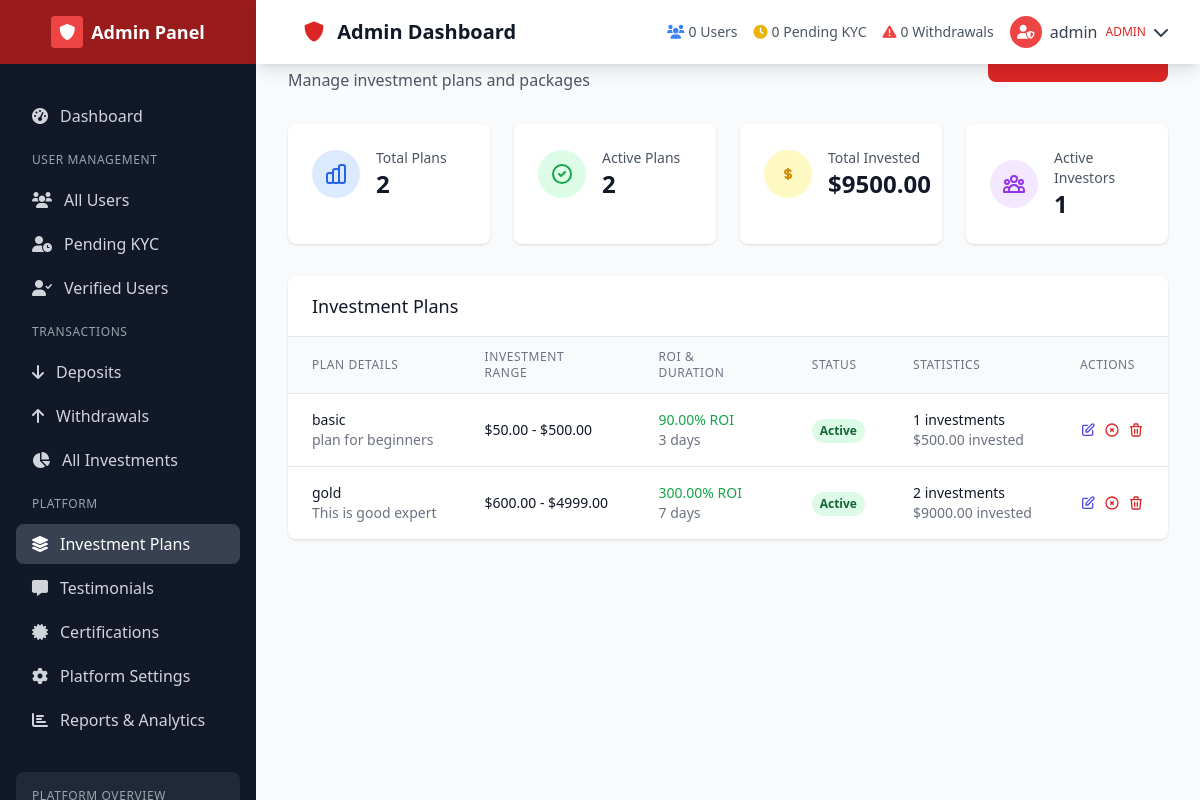
The page /admin-panel/investment-plans/ (signed in) on the database its author committed.
### accounts/models.py (models this page shows, shortened)
class CustomUser(AbstractUser):
    email = models.EmailField(unique=True)
    full_name = models.CharField(max_length=100)
    is_verified = models.BooleanField(default=False)
    is_approved = models.BooleanField(default=False)
    registration_step = models.IntegerField(default=1)  # 1 or 2
    created_at = models.DateTimeField(auto_now_add=True)
    updated_at = models.DateTimeField(auto_now=True)
    USERNAME_FIELD = 'username'
    REQUIRED_FIELDS = ['email', 'full_name']

### transactions/models.py (models this page shows, shortened)
class InvestmentPlan(models.Model):
    name = models.CharField(max_length=100)
    description = models.TextField()
    minimum_amount = models.DecimalField(max_digits=15, decimal_places=2)
    maximum_amount = models.DecimalField(max_digits=15, decimal_places=2)
    roi_percentage = models.DecimalField(max_digits=5, decimal_places=2)  # e.g., 15.50 for 15.5%
    duration_days = models.IntegerField()  # Investment duration in days
    is_active = models.BooleanField(default=True)
    created_at = models.DateTimeField(auto_now_add=True)

### admin_panel/views.py (the view, shortened to what this page needs)
# urls.py: path('investment-plans/', views.manage_investment_plans, name='manage_investment_plans'),
@admin_required
def manage_investment_plans(request):
    plans = InvestmentPlan.objects.all().order_by('minimum_amount')
    for plan in plans:
        plan.total_investments = Investment.objects.filter(plan=plan).count()
        plan.total_invested = Investment.objects.filter(plan=plan).aggregate(Sum('amount'))['amount__sum'] or 0
    active_plans = plans.filter(is_active=True).count()
    total_invested = Investment.objects.aggregate(Sum('amount'))['amount__sum'] or 0
    active_investors = Investment.objects.filter(status='active').values('user').distinct().count()
    context = {
        'plans': plans,
        'active_plans': active_plans,
        'total_invested': total_invested,
        'active_investors': active_investors,
    }
    return render(request, 'admin_panel/investment_plans.html', context)

### admin_panel/context_processors.py (called while the page is built)
def investment_stats(request):
    if request.user.is_authenticated and request.user.is_staff:
        return {
            'investment_stats': calculate_investment_stats()
        }
    return {}

### core/context_processors.py (called while the page is built)
def site_settings(request):
    try:
        settings = SiteSettings.objects.first()
    except SiteSettings.DoesNotExist:
        settings = None
    return {'site_settings': settings}

def currency_rates(request):
    rates = {}
    try:
        currency_rates = CurrencyRate.objects.all()
        for rate in currency_rates:
            rates[rate.currency_code] = rate.rate_usd
    except:
        pass
    return {'currency_rates': rates}

### templates/admin_panel/investment_plans.html (shortened to what this page needs)
{% extends 'admin_panel/base.html' %}
{% load static %}
{% block content %}
<div class="min-h-screen bg-gray-50 py-6">
    <div class="max-w-7xl mx-auto px-4 sm:px-6 lg:px-8">
        <div class="mb-8">
            <div class="flex justify-between items-center">
                <div>
                    <h1 class="text-3xl font-bold text-gray-900">Investment Plans</h1>
                    <p class="mt-2 text-gray-600">Manage investment plans and packages</p>
                </div>
                <button onclick="openAddPlanModal()" class="bg-red-600 hover:bg-red-700 text-white px-6 py-3 rounded-lg font-medium transition-colors duration-200 flex items-center">
                </button>
            </div>
        </div>
        <div class="grid grid-cols-1 md:grid-cols-4 gap-6 mb-8">
            <div class="bg-white rounded-lg shadow p-6">
                <div class="flex items-center">
                    <div class="p-3 rounded-full bg-blue-100 text-blue-600">
                    </div>
                    <div class="ml-4">
                        <p class="text-sm font-medium text-gray-600">Total Plans</p>
                        <p class="text-2xl font-bold text-gray-900">{{ plans.count }}</p>
                    </div>
                </div>
            </div>
            <div class="bg-white rounded-lg shadow p-6">
                <div class="flex items-center">
                    <div class="p-3 rounded-full bg-green-100 text-green-600">
                        <svg class="w-6 h-6" fill="none" stroke="currentColor" viewBox="0 0 24 24">
                            <path stroke-linecap="round" stroke-linejoin="round" stroke-width="2" d="M9 12l2 2 4-4m6 2a9 9 0 11-18 0 9 9 0 0118 0z"></path>
                        </svg>
                    </div>
                    <div class="ml-4">
                        <p class="text-sm font-medium text-gray-600">Active Plans</p>
                        <p class="text-2xl font-bold text-gray-900">{{ active_plans }}</p>
                    </div>
                </div>
            </div>
            <div class="bg-white rounded-lg shadow p-6">
                <div class="flex items-center">
                    <div class="p-3 rounded-full bg-yellow-100 text-yellow-600">
                        <svg class="w-6 h-6" fill="none" stroke="currentColor" viewBox="0 0 24 24">
                            <path stroke-linecap="round" stroke-linejoin="round" stroke-width="2" d="M12 8c-1.657 0-3 .895-3 2s1.343 2 3 2 3 .895 3 2-1.343 2-3 2m0-8c1.11 0 2.08.402 2.599 1M12 8V7m0 1v8m0 0v1m0-1c-1.11 0-2.08-.402-2.599-1"></path>
                        </svg>
                    </div>
                    <div class="ml-4">
                        <p class="text-sm font-medium text-gray-600">Total Invested</p>
                        <p class="text-2xl font-bold text-gray-900">${{ total_invested|floatformat:2 }}</p>
                    </div>
                </div>
            </div>
            <div class="bg-white rounded-lg shadow p-6">
                <div class="flex items-center">
                    <div class="p-3 rounded-full bg-purple-100 text-purple-600">
                    </div>
                    <div class="ml-4">
                        <p class="text-sm font-medium text-gray-600">Active Investors</p>
                        <p class="text-2xl font-bold text-gray-900">{{ active_investors }}</p>
                    </div>
                </div>
            </div>
        </div>
        <div class="bg-white shadow rounded-lg overflow-hidden">
            <div class="px-6 py-4 border-b border-gray-200">
                <h3 class="text-lg font-medium text-gray-900">Investment Plans</h3>
            </div>
            <div class="overflow-x-auto">
                <table class="min-w-full divide-y divide-gray-200">
                    <thead class="bg-gray-50">
                        <tr>
                            <th class="px-6 py-3 text-left text-xs font-medium text-gray-500 uppercase tracking-wider">Plan Details</th>
                            <th class="px-6 py-3 text-left text-xs font-medium text-gray-500 uppercase tracking-wider">Investment Range</th>
                            <th class="px-6 py-3 text-left text-xs font-medium text-gray-500 uppercase tracking-wider">ROI & Duration</th>
                            <th class="px-6 py-3 text-left text-xs font-medium text-gray-500 uppercase tracking-wider">Status</th>
                            <th class="px-6 py-3 text-left text-xs font-medium text-gray-500 uppercase tracking-wider">Statistics</th>
                            <th class="px-6 py-3 text-left text-xs font-medium text-gray-500 uppercase tracking-wider">Actions</th>
                        </tr>
                    </thead>
                    <tbody class="bg-white divide-y divide-gray-200">
                        {% for plan in plans %}
                        <tr class="hover:bg-gray-50">
                            <td class="px-6 py-4 whitespace-nowrap">
                                <div>
                                    <div class="text-sm font-medium text-gray-900">{{ plan.name }}</div>
                                    <div class="text-sm text-gray-500">{{ plan.description|truncatechars:50 }}</div>
                                </div>
                            </td>
                            <td class="px-6 py-4 whitespace-nowrap">
                                <div class="text-sm text-gray-900">
                                    <div class="font-medium">${{ plan.minimum_amount|floatformat:2 }} - ${{ plan.maximum_amount|floatformat:2 }}</div>
                                </div>
                            </td>
                            <td class="px-6 py-4 whitespace-nowrap">
                                <div class="text-sm text-gray-900">
                                    <div class="font-medium text-green-600">{{ plan.roi_percentage }}% ROI</div>
                                    <div class="text-gray-500">{{ plan.duration_days }} days</div>
                                </div>
                            </td>
                            <td class="px-6 py-4 whitespace-nowrap">
                                {% if plan.is_active %}
                                    <span class="inline-flex px-2 py-1 text-xs font-semibold rounded-full bg-green-100 text-green-800">Active</span>
                                {% else %}
                                    <span class="inline-flex px-2 py-1 text-xs font-semibold rounded-full bg-red-100 text-red-800">Inactive</span>
                                {% endif %}
                            </td>
                            <td class="px-6 py-4 whitespace-nowrap text-sm text-gray-900">
                                <div>{{ plan.total_investments }} investments</div>
                                <div class="text-gray-500">${{ plan.total_invested|floatformat:2 }} invested</div>
                            </td>
                            <td class="px-6 py-4 whitespace-nowrap text-sm font-medium">
                                <div class="flex space-x-2">
                                    <button onclick="editPlan({{ plan.id }})" class="text-indigo-600 hover:text-indigo-900">
                                        <svg class="w-4 h-4" fill="none" stroke="currentColor" viewBox="0 0 24 24">
                                            <path stroke-linecap="round" stroke-linejoin="round" stroke-width="2" d="M11 5H6a2 2 0 00-2 2v11a2 2 0 002 2h11a2 2 0 002-2v-5m-1.414-9.414a2 2 0 112.828 2.828L11.828 15H9v-2.828l8.586-8.586z"></path>
                                        </svg>
                                    </button>
                                    <button onclick="togglePlanStatus({{ plan.id }}, {{ plan.is_active|yesno:'false,true' }})"
                                            class="{% if plan.is_active %}text-red-600 hover:text-red-900{% else %}text-green-600 hover:text-green-900{% endif %}">
                                        {% if plan.is_active %}
                                            <svg class="w-4 h-4" fill="none" stroke="currentColor" viewBox="0 0 24 24">
                                                <path stroke-linecap="round" stroke-linejoin="round" stroke-width="2" d="M10 14l2-2m0 0l2-2m-2 2l-2-2m2 2l2 2m7-2a9 9 0 11-18 0 9 9 0 0118 0z"></path>
                                            </svg>
                                        {% else %}
                                            <svg class="w-4 h-4" fill="none" stroke="currentColor" viewBox="0 0 24 24">
                                                <path stroke-linecap="round" stroke-linejoin="round" stroke-width="2" d="M9 12l2 2 4-4m6 2a9 9 0 11-18 0 9 9 0 0118 0z"></path>
                                            </svg>
                                        {% endif %}
                                    </button>
                                    <button onclick="deletePlan({{ plan.id }})" class="text-red-600 hover:text-red-900">
                                        <svg class="w-4 h-4" fill="none" stroke="currentColor" viewBox="0 0 24 24">
                                            <path stroke-linecap="round" stroke-linejoin="round" stroke-width="2" d="M19 7l-.867 12.142A2 2 0 0116.138 21H7.862a2 2 0 01-1.995-1.858L5 7m5 4v6m4-6v6m1-10V4a1 1 0 00-1-1h-4a1 1 0 00-1 1v3M4 7h16"></path>
                                        </svg>
                                    </button>
                                </div>
                            </td>
                        </tr>
                        {% empty %}
                        <tr>
                            <td colspan="6" class="px-6 py-4 text-center text-gray-500">
                                No investment plans found. <button onclick="openAddPlanModal()" class="text-red-600 hover:text-red-800">Create your first plan</button>
                            </td>
                        </tr>
                        {% endfor %}
                    </tbody>
                </table>
            </div>
        </div>
    </div>
</div>
{% endblock %}

### templates/admin_panel/partials/navbar.html (shortened to what this page needs)
<nav class="bg-white shadow-lg fixed top-0 left-0 right-0 z-40 lg:left-64">
    <div class="px-4 sm:px-6 lg:px-8">
        <div class="flex justify-between h-16">
            <div class="flex items-center">
                <h1 class="ml-4 text-xl font-semibold text-gray-900">
                    <i class="fas fa-shield-alt text-red-600 mr-2"></i>
                    {% block page_title %}Admin Dashboard{% endblock %}
                </h1>
            </div>
            <div class="flex items-center space-x-4">
                <div class="hidden md:flex items-center space-x-4 text-sm text-gray-600">
                    <div class="flex items-center space-x-1">
                        <i class="fas fa-users text-blue-500"></i>
                        <span>{{ total_users|default:0 }} Users</span>
                    </div>
                    <div class="flex items-center space-x-1">
                        <i class="fas fa-clock text-yellow-500"></i>
                        <span>{{ pending_kyc|default:0 }} Pending KYC</span>
                    </div>
                    <div class="flex items-center space-x-1">
                        <i class="fas fa-exclamation-triangle text-red-500"></i>
                        <span>{{ pending_withdrawals|default:0 }} Withdrawals</span>
                    </div>
                </div>
                <div class="relative">
                    <button id="admin-user-menu-btn" class="flex items-center space-x-2 text-gray-700 hover:text-gray-900">
                        <div class="w-8 h-8 bg-red-500 rounded-full flex items-center justify-center text-white text-sm font-medium">
                            <i class="fas fa-user-shield"></i>
                        </div>
                        <span class="hidden sm:block">{{ user.username }}</span>
                        <span class="hidden sm:block text-xs text-red-600 font-medium">ADMIN</span>
                        <i class="fas fa-chevron-down"></i>
                    </button>
                </div>
            </div>
        </div>
    </div>
</nav>

### static/css/custom.css (style rules this page uses)
* { transition: all 0.2s ease-in-out; }

### rows shown on the page
CustomUser: username "admin"
InvestmentPlan: name "basic", description "plan for beginners", minimum_amount "50.00", maximum_amount "500.00", roi_percentage "90.00", duration_days "3", is_active "Active", total_investments "1", total_invested "500.00"
InvestmentPlan: name "gold", description "This is good expert", minimum_amount "600.00", maximum_amount "4999.00", roi_percentage "300.00", duration_days "7", is_active "Active", total_investments "2", total_invested "9000.00"

### other values the page prints
{{ total_users|default:0 }} "0"
{{ pending_kyc|default:0 }} "0"
{{ pending_withdrawals|default:0 }} "0"
{{ plans.count }} "2"
{{ active_plans }} "2"
{{ total_invested|floatformat:2 }} "9500.00"
{{ active_investors }} "1"
